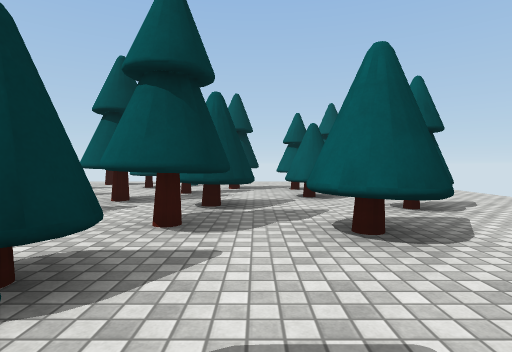
view 1 (above)

18 first-person views from a walk through a 3-D level made in the Unity game engine. The camera is 1.2 m above the floor, tilts 2° down and sees 80° across. The floor is counted in squares, 2 m on a side. Each view is taken from the middle of a square. On the plan, view 1 faces up. The plan holds only what a view shows up to about 9 squares ahead; the rest is blank. The place goes on beyond the plan. Surface patterns are stand-ins for the level's own textures.

view 2
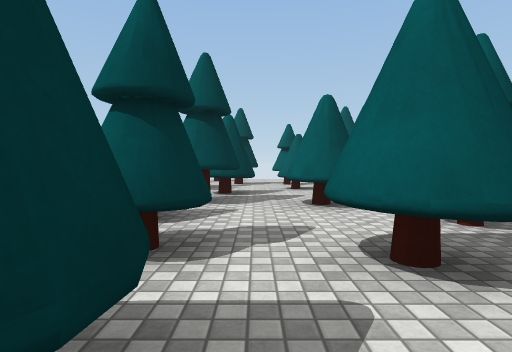

view 3
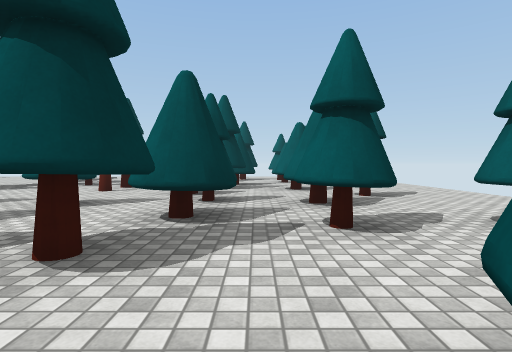

view 4
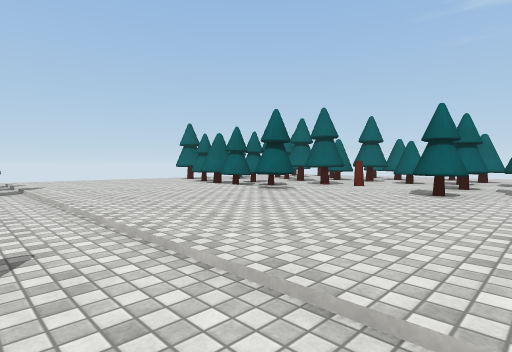

view 5
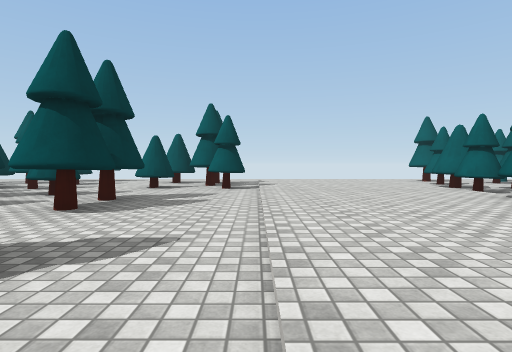

view 6
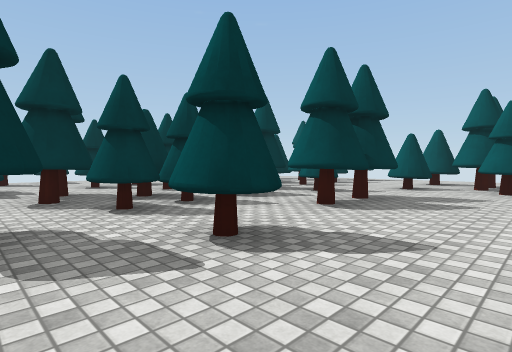

view 7
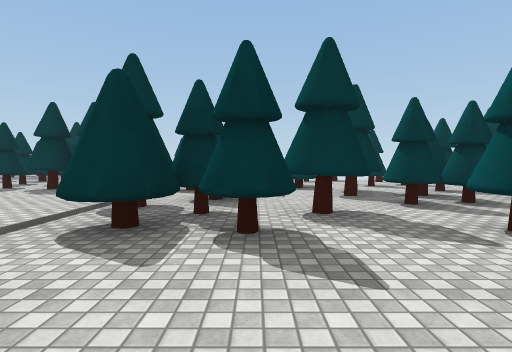

view 8
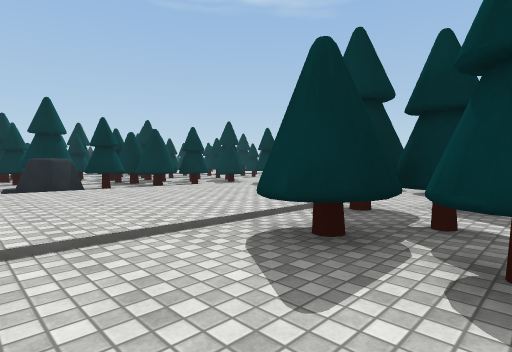

view 9
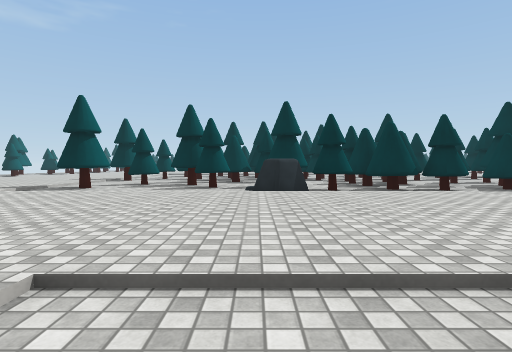

view 10
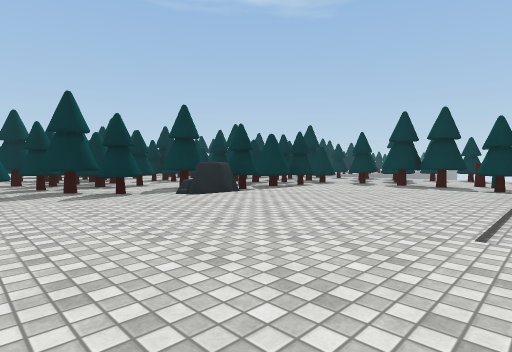

view 11
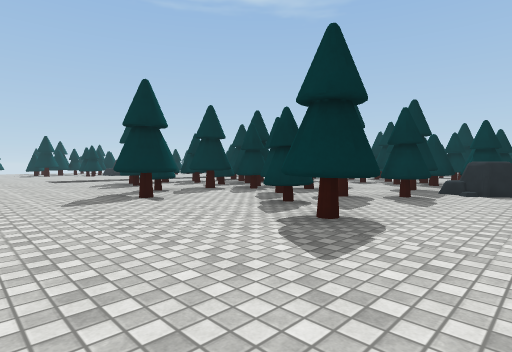

view 12
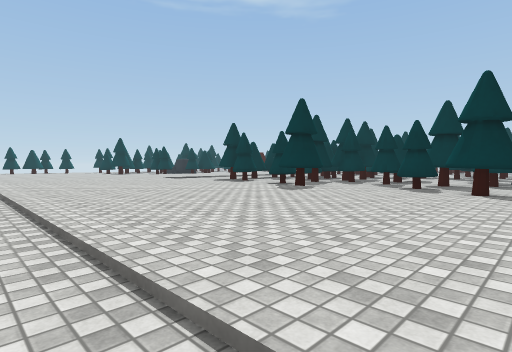

view 13
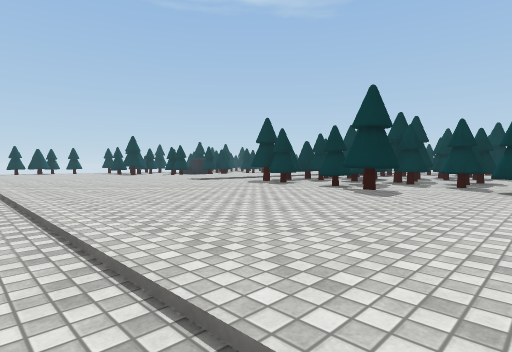

view 14
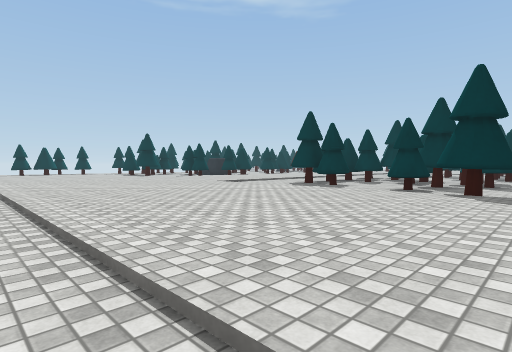

view 15
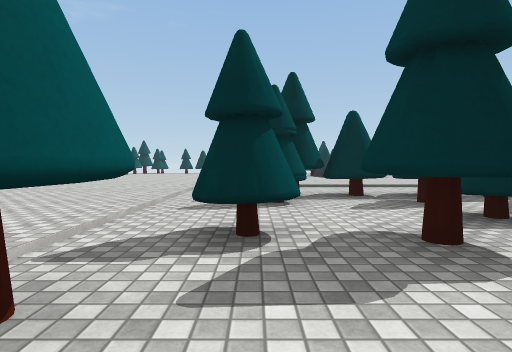

view 16
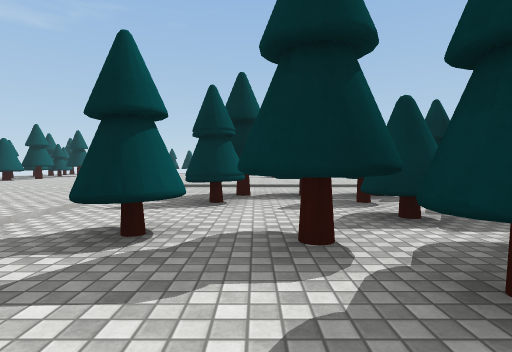

view 17
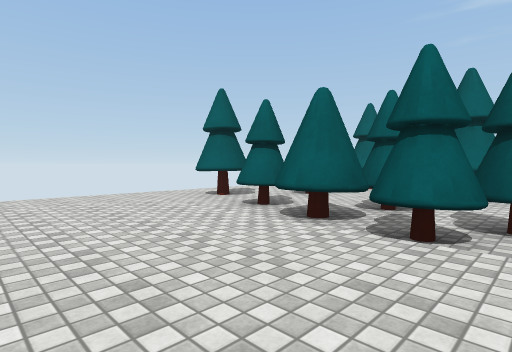

view 18
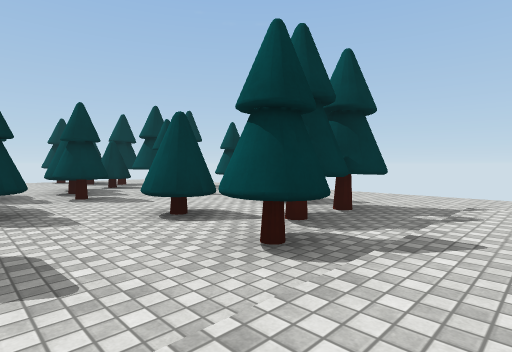

### Floor plan
Key: @ floor where view 1 was taken; # wall or solid block; x gap in a wall; . main floor; : floor 0.25 m higher than the main floor; / step, stairs or slope; T thing the floor can be seen under or through; O other object.
Columns run from 19 left of view 1 to 4 right of it. Each row starts with its distance up from view 1.
 11      ....  ......
 10      ....  ...##.
  9       .//////.#..  ..
  8 ## ..###/::::.#.#.###
  7 #.....##/::::.... #..
  6 ###..###/::::###. ..#.
  5 .x....../::::## x##.....
  4    ## ../::::.## .#..#..
  3      ##./:::#..##.#.#...
  2 .#. ###./::::.....x.....
  1 ..###.../::::.....#..#..
  0 .##.#.#./::::.#.#.#@#...
 -1 .##...../::::.....#.....
 -2 #....#../::::   ..#.#.#
 -3    ...T./:       x#..
 -4     .TT./         ..#
 -5   ..#.T./:::       .
 -6 ##.:::::::::
 -7 #..:::::::::
 -8 ##.:::::::::
 -9 ##.:::::::::
-10 #..:::::::::::::
-11  .####OO.....::::::.
-12  ######O##..#::::::.
-13     # ####...::::::.
-14         ###..::::::.
-15         ##...::::::.
-16          #..#::::::.
-17          TT..::::::.
-18         #.TT.::::::.
-19         #....::::::.
-20         #..#.::::::.
-21         ####.::::::
-22        ......::::::
-23        ......::::::
-24        ::::::::::::

Positions as (right, up) in squares from view 1, and headings:
1: (0, 0), facing up
2: (0, -2), facing up
3: (0, -5), facing up
4: (-12, -2), facing up-right
5: (-11, -2), facing up
6: (-11, -2), facing up-left
7: (-10, -3), facing left
8: (-11, -3), facing down-left
9: (-12, -4), facing down
10: (-8, -5), facing down-left
11: (-4, -10), facing down-left
12: (0, -11), facing down-left
13: (0, -13), facing down-left
14: (0, -15), facing down-left
15: (-8, -15), facing down
16: (-9, -15), facing down
17: (-9, 4), facing up-right
18: (-10, 4), facing up-left
